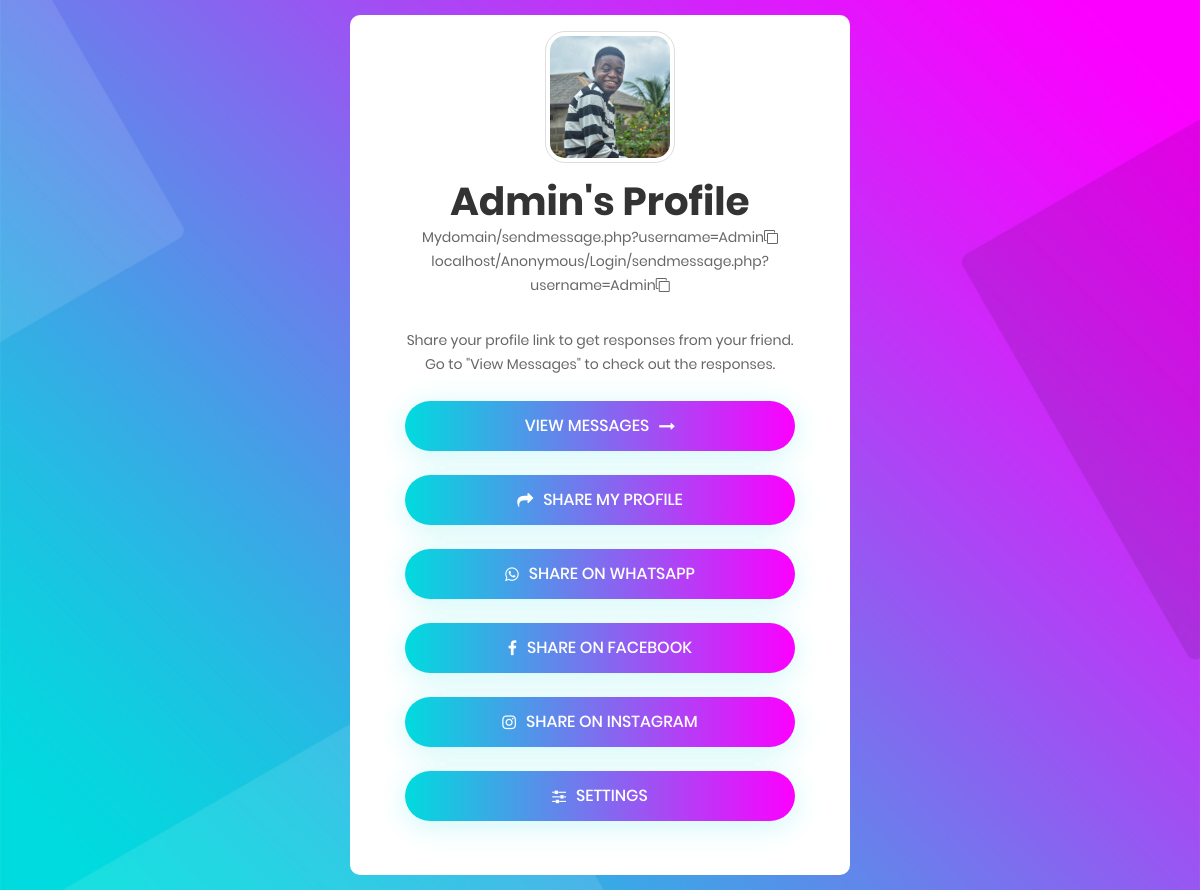
Screenshot of /home.php (signed in) with the database file from the repository.
### tables this page shows
CREATE TABLE `users` (
  `id` int(11) NOT NULL,
  `username` varchar(256) NOT NULL,
  `password` varchar(256) NOT NULL,
  `email` varchar(256) NOT NULL,
  `profileimg` varchar(256) NOT NULL,
  `uploadedimg` int(11) NOT NULL
);

### home.php (the view, shortened to what this page needs)
<?php
include_once 'includes/dbh.php';
$username = $_SESSION['username'];
?>
<!DOCTYPE html>
<html lang="en">
<head>
	<link rel="stylesheet" type="text/css" href="vendor/bootstrap/css/bootstrap.min.css">
	<link rel="stylesheet" type="text/css" href="fonts/font-awesome-4.7.0/css/font-awesome.min.css">
	<link rel="stylesheet" type="text/css" href="fonts/iconic/css/material-design-iconic-font.min.css">
	<link rel="stylesheet" type="text/css" href="vendor/animate/animate.css">
	<link rel="stylesheet" type="text/css" href="vendor/css-hamburgers/hamburgers.min.css">
	<link rel="stylesheet" type="text/css" href="vendor/animsition/css/animsition.min.css">
	<link rel="stylesheet" type="text/css" href="vendor/select2/select2.min.css">
	<link rel="stylesheet" type="text/css" href="vendor/daterangepicker/daterangepicker.css">
	<link rel="stylesheet" type="text/css" href="css/util.css">
	<link rel="stylesheet" type="text/css" href="css/main.css">
</head>
<body>
	<div class="limiter">
		<div class="container-login100" style="background-image: url('images/bg-01.jpg');">
			<div class="wrap-login100 p-l-55 p-r-55 pt-3 p-b-54 text-center">
			<?php
			$sql = "SELECT * FROM users WHERE username = '$username'";
			$result = mysqli_query($con, $sql);
			$resultCheck = mysqli_num_rows($result);
			if($resultCheck > 0){
				while($row = mysqli_fetch_assoc($result)){
					$profileimage = $row['profileimg'];
					$uploadedprofile = $row['uploadedimg'];
				}
			}
			if ($uploadedprofile == 0) {
				echo "<div class='alert alert-danger' role='alert'><a href='upload.php' class='alert-link'>You Are Yet to Upload Your Profile Image Click Here to Upload Your Profile Image</a></div>";
			}else{
				echo "<div class='image'>
				<img src='images/Uploads/$profileimage' alt='' class='mb-3 img-thumbnail img__img'>
				<div class='image__overlay image__overlay--blur'>
				<a href='upload.php' class='text-center text-light'>Change Profile <i class='fa fa-upload'></i></a>
				</div>
				</div>";
			}
			?>
            <span class="login100-form-title pb-2">
				<?php
				$sql = "SELECT * FROM users where username ='$username'";
				$result = mysqli_query($con, $sql);
				$resultCheck = mysqli_num_rows($result);
				if ($resultCheck > 0) {
					while ($row = mysqli_fetch_assoc($result)) {
						echo $row['username']."'s  Profile";
						echo "<p id='onlinelink'>Mydomain/sendmessage.php?username=".$row['username']."<i class='fa fa-clone' ></i></p>";
						echo "<p id='link'>localhost/Anonymous/Login/sendmessage.php?username=".$row['username']."<i class='fa fa-clone' onclick='copyText()'></i></p>";
					}
				}
				?>
					</span>
                    <br>
                    <p class="text-center">Share your profile link to get responses from your friend. Go to "View Messages" to check out the responses.</p><br>
                    <div class="container-login100-form-btn">
						<div class="wrap-login100-form-btn">
							<div class="login100-form-bgbtn"></div>
							<a href="messages.php" class="login100-form-btn">
								View Messages <i class="fa fa-long-arrow-right" style="margin-left: 10px;"></i>
							</a>
						</div>
					</div><br>
                    <div class="container-login100-form-btn">
						<div class="wrap-login100-form-btn">
							<div class="login100-form-bgbtn"></div>
							<button class="login100-form-btn" >
                            <i class="fa fa-share" style="margin-right: 10px;"></i>Share my Profile
							</button>
						</div>
                    </div><br>
                    <div class="container-login100-form-btn">
						<div class="wrap-login100-form-btn">
							<div class="login100-form-bgbtn"></div>
							<button class="login100-form-btn" >
                            <i class="fa fa-whatsapp" style="margin-right: 10px;"></i>Share on WhatsApp
							</button>
						</div>
                    </div><br>
                    <div class="container-login100-form-btn">
						<div class="wrap-login100-form-btn">
							<div class="login100-form-bgbtn"></div>
							<button class="login100-form-btn" >
                            <i class="fa fa-facebook" style="margin-right: 10px;"></i>Share on Facebook
							</button>
						</div>
                    </div><br>
                    <div class="container-login100-form-btn">
						<div class="wrap-login100-form-btn">
							<div class="login100-form-bgbtn"></div>
							<button class="login100-form-btn" >
                            <i class="fa fa-instagram" style="margin-right: 10px;"></i>Share on Instagram
							</button>
						</div>
					</div><br>
					<div class="container-login100-form-btn">
						<div class="wrap-login100-form-btn">
							<div class="login100-form-bgbtn"></div>
							<a href="settings.php" class="login100-form-btn" >
                            <i class="fa fa-sliders" style="margin-right: 10px;"></i>Settings
							</a>
						</div>
					</div>
			</div>
		</div>
	</div>
</body>
</html>

### css/main.css (style rules this page uses)
* { margin: 0px; padding: 0px; box-sizing: border-box; }
body, html { height: 100%; font-family: Poppins-Regular, sans-serif; }
a { font-family: Poppins-Regular; font-size: 14px; line-height: 1.7; color: #666666; margin: 0px; transition: all 0.4s; -webkit-transition: all 0.4s; -o-transition: all 0.4s; -moz-transition: all 0.4s; }
p { font-family: Poppins-Regular; font-size: 14px; line-height: 1.7; color: #666666; margin: 0px; }
button { outline: none !important; border: none; background: transparent; }
.limiter { width: 100%; margin: 0 auto; }
.container-login100 { width: 100%; min-height: 100vh; display: -webkit-box; display: -webkit-flex; display: -moz-box; display: -ms-flexbox; display: flex; flex-wrap: wrap; justify-content: center; align-items: center; padding: 15px; background-repeat: no-repeat; background-position: center; background-size: cover; }
.wrap-login100 { width: 500px; background: #fff; border-radius: 10px; overflow: hidden; }
.login100-form-title { display: block; font-family: Poppins-Bold; font-size: 39px; color: #333333; line-height: 1.2; text-align: center; }
#link, #onlinelink { cursor: pointer; }
.container-login100-form-btn { display: -webkit-box; display: -webkit-flex; display: -moz-box; display: -ms-flexbox; display: flex; flex-wrap: wrap; justify-content: center; }
.wrap-login100-form-btn { width: 100%; display: block; position: relative; z-index: 1; border-radius: 25px; overflow: hidden; margin: 0 auto; box-shadow: 0 5px 30px 0px rgba(3, 216, 222, 0.2); -moz-box-shadow: 0 5px 30px 0px rgba(3, 216, 222, 0.2); -webkit-box-shadow: 0 5px 30px 0px rgba(3, 216, 222, 0.2); -o-box-shadow: 0 5px 30px 0px rgba(3, 216, 222, 0.2); -ms-box-shadow: 0 5px 30px 0px rgba(3, 216, 222, 0.2); }
.login100-form-bgbtn { position: absolute; z-index: -1; width: 300%; height: 100%; background: #a64bf4; background: -webkit-linear-gradient(right, #00dbde, #fc00ff, #00dbde, #fc00ff); background: -o-linear-gradient(right, #00dbde, #fc00ff, #00dbde, #fc00ff); background: -moz-linear-gradient(right, #00dbde, #fc00ff, #00dbde, #fc00ff); background: linear-gradient(right, #00dbde, #fc00ff, #00dbde, #fc00ff); top: 0; left: -100%; -webkit-transition: all 0.4s; -o-transition: all 0.4s; -moz-transition: all 0.4s; transition: all 0.4s; }
.login100-form-btn { font-family: Poppins-Medium; font-size: 16px; color: #fff; line-height: 1.2; text-transform: uppercase; display: -webkit-box; display: -webkit-flex; display: -moz-box; display: -ms-flexbox; display: flex; justify-content: center; align-items: center; padding: 0 20px; width: 100%; height: 50px; }
.image { position: relative; width: 400px; }
.img__img { display: block; width: 130px; border-radius: 20px; margin-left: 35%; }

### rows the page displays
users: profileimg (picture), username "Admin"
